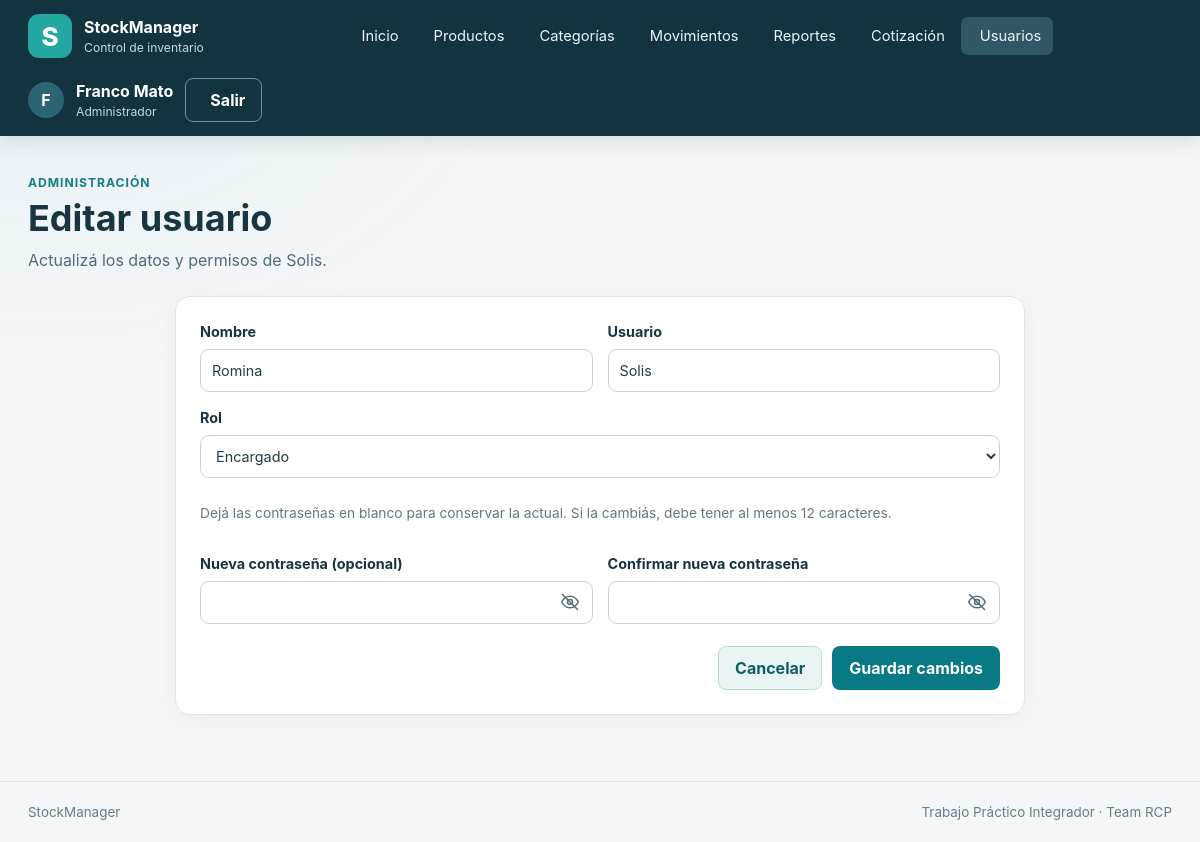
Page /usuarios/2/editar (signed in) on the committed database.
### app/models.py (models this page shows)
class Usuario(db.Model):
    __tablename__ = "usuarios"
    __table_args__ = (
        db.Index(
            "idx_usuarios_correo_google",
            "correo_google",
            unique=True,
            sqlite_where=db.text("correo_google IS NOT NULL"),
        ),
        db.Index(
            "idx_usuarios_google_sub",
            "google_sub",
            unique=True,
            sqlite_where=db.text("google_sub IS NOT NULL"),
        ),
    )
    id = db.Column(db.Integer, primary_key=True)
    nombre = db.Column(db.Text, nullable=False)
    usuario = db.Column(db.Text, nullable=False, unique=True)
    password_hash = db.Column(db.Text, nullable=False)
    correo_google = db.Column(db.Text(collation="NOCASE"))
    google_sub = db.Column(db.Text)
    rol_id = db.Column(db.Integer, db.ForeignKey("roles.id", ondelete="RESTRICT"), nullable=False)
    activo = db.Column(db.Integer, nullable=False, default=1)
    creado_en = db.Column(db.Text, nullable=False, server_default=db.text("(strftime('%Y-%m-%dT%H:%M:%fZ', 'now'))"))
    rol = db.relationship("Rol")

class Rol(db.Model):
    __tablename__ = "roles"
    id = db.Column(db.Integer, primary_key=True)
    nombre = db.Column(db.Text, nullable=False, unique=True)
    descripcion = db.Column(db.Text, nullable=False)

### app/usuarios/routes.py (the view, shortened to what this page needs)
@bp.route("/<int:usuario_id>/editar", methods=["GET", "POST"])
@administrador_requerido
def editar(usuario_id):
    usuario = db.session.get(Usuario, usuario_id)
    if usuario is None:
        abort(404)
    roles = db.session.scalars(select(Rol).order_by(Rol.nombre)).all()
    return render_template("usuarios/editar.html", usuario=usuario, roles=roles)

### app/security.py (called while the page is built)
def csrf_token() -> str:
    if "csrf_token" not in session:
        session["csrf_token"] = secrets.token_urlsafe(32)
    return session["csrf_token"]

def validar_csrf() -> None:
    if request.method in {"POST", "PUT", "PATCH", "DELETE"}:
        actual = session.get("csrf_token", "")
        recibido = request.form.get("csrf_token", "")
        if not actual or not recibido or not hmac.compare_digest(actual, recibido):
            abort(400, description="Token CSRF inválido. Volvé a cargar el formulario.")

def login_requerido(func):
    @wraps(func)
    def wrapper(*args, **kwargs):
        if g.usuario is None:
            return redirect(url_for("auth.login"))
        return func(*args, **kwargs)
    return wrapper

def administrador_requerido(func):
    @wraps(func)
    @login_requerido
    def wrapper(*args, **kwargs):
        if g.usuario.rol.nombre != "administrador":
            abort(403)
        return func(*args, **kwargs)
    return wrapper

### app/templates/usuarios/editar.html (shortened to what this page needs)
{% extends 'base.html' %}
{% block contenido %}
<section class="page-heading">
  <div>
    <p class="eyebrow">Administración</p>
    <h1>Editar usuario</h1>
    <p class="page-lead">Actualizá los datos y permisos de {{ usuario.usuario }}.</p>
  </div>
</section>
<section class="form-page">
  <div class="panel">
    <form method="post" class="form-grid">
      <label>Nombre
        <input name="nombre" maxlength="120" value="{{ usuario.nombre }}" required>
      </label>
      <label>Usuario
        <input name="usuario" maxlength="32" value="{{ usuario.usuario }}" required>
      </label>
      <label class="field-span">Rol
        <select name="rol_id" required>
          {% for r in roles %}
          {% if r.nombre in ['administrador', 'encargado'] %}
          <option value="{{ r.id }}" {% if r.id == usuario.rol_id %}selected{% endif %}>{{ r.nombre|capitalize }}</option>
          {% endif %}
          {% endfor %}
        </select>
      </label>
      <div class="field-span">
        <p class="helper-text">Dejá las contraseñas en blanco para conservar la actual. Si la cambiás, debe tener al menos 12 caracteres.</p>
      </div>
      <label for="editar-password">Nueva contraseña (opcional)
        <span class="password-field">
          <input id="editar-password" type="password" name="password" minlength="12" autocomplete="new-password">
          <button class="password-toggle" type="button" aria-label="Mostrar contraseña"
                  aria-controls="editar-password" aria-pressed="false">
            <svg viewBox="0 0 24 24" aria-hidden="true" focusable="false">
              <path d="M2 12s3.6-7 10-7 10 7 10 7-3.6 7-10 7S2 12 2 12Z"></path>
              <circle cx="12" cy="12" r="3"></circle>
              <path class="password-toggle-slash" d="M3 3l18 18"></path>
            </svg>
          </button>
        </span>
      </label>
      <label for="editar-confirmacion">Confirmar nueva contraseña
        <span class="password-field">
          <input id="editar-confirmacion" type="password" name="confirmacion" minlength="12" autocomplete="new-password">
          <button class="password-toggle" type="button" aria-label="Mostrar contraseña"
                  aria-controls="editar-confirmacion" aria-pressed="false">
            <svg viewBox="0 0 24 24" aria-hidden="true" focusable="false">
              <path d="M2 12s3.6-7 10-7 10 7 10 7-3.6 7-10 7S2 12 2 12Z"></path>
              <circle cx="12" cy="12" r="3"></circle>
              <path class="password-toggle-slash" d="M3 3l18 18"></path>
            </svg>
          </button>
        </span>
      </label>
      <div class="form-actions field-span">
        <a class="button button--secondary" href="{{ url_for('usuarios.listar') }}">Cancelar</a>
        <button class="button button--primary" type="submit">Guardar cambios</button>
      </div>
    </form>
  </div>
</section>
{% endblock %}

### app/templates/base.html (shortened to what this page needs)
<!doctype html>
<html lang="es-AR">
<head>
  <link rel="stylesheet" href="{{ url_for('static', filename='css/styles.css') }}">
  <link rel="stylesheet" href="{{ url_for('static', filename='vendor/fontawesome/css/solid.min.css') }}">
  <link rel="stylesheet" href="{{ url_for('static', filename='vendor/sweetalert2/sweetalert2.min.css') }}">
</head>
<body>
  <header class="site-header">
    <div class="header-inner">
      <a class="brand" href="{{ url_for('main.inicio') }}" aria-label="StockManager, ir al inicio">
        <span class="brand-mark" aria-hidden="true">S</span>
        <span class="brand-copy">
          <strong>StockManager</strong>
          <small>Control de inventario</small>
        </span>
      </a>
      {% if g.usuario %}
      <nav class="main-nav" aria-label="Menú principal">
        <a href="{{ url_for('main.inicio') }}" ><span>Inicio</span></a>
        <a href="{{ url_for('productos.listar') }}" ><span>Productos</span></a>
        <a href="{{ url_for('categorias.listar') }}" ><span>Categorías</span></a>
        <a href="{{ url_for('movimientos.listar') }}" ><span>Movimientos</span></a>
        <a href="{{ url_for('reportes.inicio') }}" ><span>Reportes</span></a>
        {% if g.usuario.rol.nombre == 'administrador' %}
        <a href="{{ url_for('cotizaciones.inicio') }}"><span>Cotización</span></a>
        <a href="{{ url_for('usuarios.listar') }}" {% if request.endpoint and request.endpoint.startswith('usuarios.')
          %}aria-current="page" {% endif %}><span>Usuarios</span></a>
        {% endif %}
      </nav>
      <div class="user-menu">
        <span class="user-avatar" aria-hidden="true">{{ g.usuario.nombre[:1]|upper }}</span>
        <span class="user-details">
          <strong>{{ g.usuario.nombre }}</strong>
          <small>{{ g.usuario.rol.nombre|capitalize }}</small>
        </span>
        <form method="post" action="{{ url_for('auth.logout') }}">
          <button class="button button--quiet" type="submit"><span>Salir</span></button>
        </form>
      </div>
      {% endif %}
    </div>
  </header>
  <main class="page-shell">
    {% block contenido %}{% endblock %}
  </main>
  <footer class="site-footer">
    <span>StockManager</span>
    <span>Trabajo Práctico Integrador · Team RCP</span>
  </footer>
</body>
</html>

### rows in the picture
Usuario: usuario "F", usuario.nombre "Franco Mato"
Rol: usuario.rol.nombre "Administrador"
Usuario: usuario "Solis", nombre "Romina", rol_id "Encargado"
